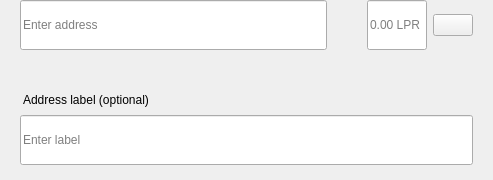
<?xml version="1.0" encoding="UTF-8"?>
<ui version="4.0">
 <class>SendMultiRow</class>
 <widget class="QWidget" name="SendMultiRow">
  <property name="geometry">
   <rect>
    <x>0</x>
    <y>0</y>
    <width>493</width>
    <height>180</height>
   </rect>
  </property>
  <property name="minimumSize">
   <size>
    <width>0</width>
    <height>0</height>
   </size>
  </property>
  <property name="maximumSize">
   <size>
    <width>16777215</width>
    <height>16777215</height>
   </size>
  </property>
  <property name="windowTitle">
   <string>Form</string>
  </property>
  <layout class="QVBoxLayout" name="verticalLayout_3">
   <property name="spacing">
    <number>0</number>
   </property>
   <property name="leftMargin">
    <number>0</number>
   </property>
   <property name="topMargin">
    <number>0</number>
   </property>
   <property name="rightMargin">
    <number>20</number>
   </property>
   <property name="bottomMargin">
    <number>5</number>
   </property>
   <item alignment="Qt::AlignTop">
    <widget class="QWidget" name="widget" native="true">
     <property name="sizePolicy">
      <sizepolicy hsizetype="Expanding" vsizetype="Maximum">
       <horstretch>0</horstretch>
       <verstretch>0</verstretch>
      </sizepolicy>
     </property>
     <property name="minimumSize">
      <size>
       <width>0</width>
       <height>60</height>
      </size>
     </property>
     <property name="maximumSize">
      <size>
       <width>16777215</width>
       <height>85</height>
      </size>
     </property>
     <layout class="QHBoxLayout" name="horizontalLayout" stretch="6,0,2">
      <property name="spacing">
       <number>0</number>
      </property>
      <property name="leftMargin">
       <number>8</number>
      </property>
      <property name="topMargin">
       <number>0</number>
      </property>
      <property name="rightMargin">
       <number>0</number>
      </property>
      <property name="bottomMargin">
       <number>0</number>
      </property>
      <item alignment="Qt::AlignTop">
       <widget class="QStackedWidget" name="stackedAddress">
        <property name="minimumSize">
         <size>
          <width>0</width>
          <height>50</height>
         </size>
        </property>
        <property name="maximumSize">
         <size>
          <width>16777215</width>
          <height>50</height>
         </size>
        </property>
        <widget class="QWidget" name="page_4">
         <property name="sizePolicy">
          <sizepolicy hsizetype="Expanding" vsizetype="Preferred">
           <horstretch>0</horstretch>
           <verstretch>0</verstretch>
          </sizepolicy>
         </property>
         <property name="minimumSize">
          <size>
           <width>0</width>
           <height>50</height>
          </size>
         </property>
         <property name="maximumSize">
          <size>
           <width>16777215</width>
           <height>55</height>
          </size>
         </property>
         <layout class="QVBoxLayout" name="verticalLayout_7">
          <property name="spacing">
           <number>0</number>
          </property>
          <property name="leftMargin">
           <number>12</number>
          </property>
          <property name="topMargin">
           <number>0</number>
          </property>
          <property name="rightMargin">
           <number>0</number>
          </property>
          <property name="bottomMargin">
           <number>0</number>
          </property>
          <item>
           <widget class="QLineEdit" name="lineEditAddress">
            <property name="minimumSize">
             <size>
              <width>0</width>
              <height>50</height>
             </size>
            </property>
            <property name="maximumSize">
             <size>
              <width>16777215</width>
              <height>50</height>
             </size>
            </property>
            <property name="placeholderText">
             <string>Enter address</string>
            </property>
           </widget>
          </item>
         </layout>
        </widget>
        <widget class="QWidget" name="page_3"/>
       </widget>
      </item>
      <item>
       <spacer name="horizontalSpacer_3">
        <property name="orientation">
         <enum>Qt::Horizontal</enum>
        </property>
        <property name="sizeType">
         <enum>QSizePolicy::Fixed</enum>
        </property>
        <property name="sizeHint" stdset="0">
         <size>
          <width>40</width>
          <height>20</height>
         </size>
        </property>
       </spacer>
      </item>
      <item>
       <layout class="QHBoxLayout" name="horizontalLayout_2">
        <property name="spacing">
         <number>6</number>
        </property>
        <item alignment="Qt::AlignTop">
         <widget class="QLineEdit" name="lineEditAmount">
          <property name="sizePolicy">
           <sizepolicy hsizetype="Expanding" vsizetype="Preferred">
            <horstretch>0</horstretch>
            <verstretch>0</verstretch>
           </sizepolicy>
          </property>
          <property name="minimumSize">
           <size>
            <width>0</width>
            <height>50</height>
           </size>
          </property>
          <property name="maximumSize">
           <size>
            <width>16777215</width>
            <height>50</height>
           </size>
          </property>
          <property name="maxLength">
           <number>17</number>
          </property>
          <property name="alignment">
           <set>Qt::AlignLeading|Qt::AlignLeft|Qt::AlignVCenter</set>
          </property>
          <property name="placeholderText">
           <string notr="true">0.00 LPR</string>
          </property>
         </widget>
        </item>
        <item>
         <layout class="QVBoxLayout" name="verticalLayout">
          <property name="topMargin">
           <number>14</number>
          </property>
          <property name="bottomMargin">
           <number>0</number>
          </property>
          <item alignment="Qt::AlignTop">
           <widget class="QPushButton" name="btnMenu">
            <property name="minimumSize">
             <size>
              <width>0</width>
              <height>0</height>
             </size>
            </property>
            <property name="maximumSize">
             <size>
              <width>16777215</width>
              <height>16777215</height>
             </size>
            </property>
            <property name="focusPolicy">
             <enum>Qt::NoFocus</enum>
            </property>
            <property name="text">
             <string/>
            </property>
           </widget>
          </item>
         </layout>
        </item>
       </layout>
      </item>
     </layout>
    </widget>
   </item>
   <item>
    <widget class="QWidget" name="layoutLabel" native="true">
     <property name="minimumSize">
      <size>
       <width>0</width>
       <height>0</height>
      </size>
     </property>
     <property name="maximumSize">
      <size>
       <width>16777215</width>
       <height>16777215</height>
      </size>
     </property>
     <layout class="QVBoxLayout" name="verticalLayout_9">
      <property name="spacing">
       <number>6</number>
      </property>
      <property name="leftMargin">
       <number>20</number>
      </property>
      <property name="topMargin">
       <number>0</number>
      </property>
      <property name="rightMargin">
       <number>0</number>
      </property>
      <property name="bottomMargin">
       <number>10</number>
      </property>
      <item>
       <spacer name="verticalSpacer">
        <property name="orientation">
         <enum>Qt::Vertical</enum>
        </property>
        <property name="sizeType">
         <enum>QSizePolicy::Fixed</enum>
        </property>
        <property name="sizeHint" stdset="0">
         <size>
          <width>20</width>
          <height>20</height>
         </size>
        </property>
       </spacer>
      </item>
      <item>
       <widget class="QLabel" name="labelSubtitleDescription">
        <property name="styleSheet">
         <string notr="true">margin-bottom:2px;
margin-left:0.05px;
padding:0px;</string>
        </property>
        <property name="text">
         <string>Address label (optional)</string>
        </property>
       </widget>
      </item>
      <item>
       <widget class="QLineEdit" name="lineEditDescription">
        <property name="minimumSize">
         <size>
          <width>0</width>
          <height>50</height>
         </size>
        </property>
        <property name="maximumSize">
         <size>
          <width>16777215</width>
          <height>50</height>
         </size>
        </property>
        <property name="placeholderText">
         <string>Enter label</string>
        </property>
       </widget>
      </item>
     </layout>
    </widget>
   </item>
  </layout>
 </widget>
 <resources/>
 <connections/>
</ui>
